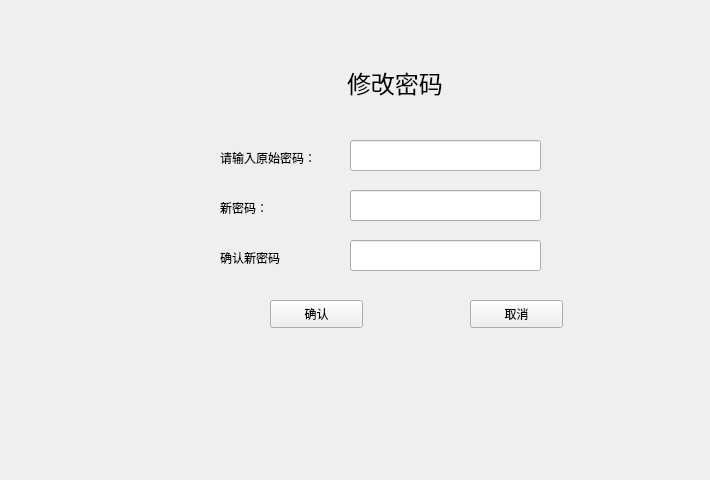
    <widget class="QWidget" name="pageseconed">
     <property name="styleSheet">
      <string notr="true">#pageseconed{
	
	border-image: url(:/new/prefix1/images/second.jpg);
}</string>
     </property>
     <widget class="QWidget" name="widget" native="true">
      <property name="geometry">
       <rect>
        <x>120</x>
        <y>40</y>
        <width>581</width>
        <height>431</height>
       </rect>
      </property>
      <widget class="QLabel" name="label_5">
       <property name="geometry">
        <rect>
         <x>100</x>
         <y>110</y>
         <width>121</width>
         <height>16</height>
        </rect>
       </property>
       <property name="text">
        <string>请输入原始密码：</string>
       </property>
      </widget>
      <widget class="QLineEdit" name="Edit1">
       <property name="geometry">
        <rect>
         <x>230</x>
         <y>100</y>
         <width>191</width>
         <height>31</height>
        </rect>
       </property>
      </widget>
      <widget class="QPushButton" name="buttonpwdsure">
       <property name="geometry">
        <rect>
         <x>150</x>
         <y>260</y>
         <width>93</width>
         <height>28</height>
        </rect>
       </property>
       <property name="text">
        <string>确认</string>
       </property>
      </widget>
      <widget class="QPushButton" name="buttonpwdcancel">
       <property name="geometry">
        <rect>
         <x>350</x>
         <y>260</y>
         <width>93</width>
         <height>28</height>
        </rect>
       </property>
       <property name="text">
        <string>取消</string>
       </property>
      </widget>
      <widget class="QLabel" name="label_6">
       <property name="geometry">
        <rect>
         <x>100</x>
         <y>160</y>
         <width>121</width>
         <height>16</height>
        </rect>
       </property>
       <property name="text">
        <string>新密码：</string>
       </property>
      </widget>
      <widget class="QLabel" name="label_7">
       <property name="geometry">
        <rect>
         <x>100</x>
         <y>210</y>
         <width>121</width>
         <height>16</height>
        </rect>
       </property>
       <property name="text">
        <string>确认新密码</string>
       </property>
      </widget>
      <widget class="QLineEdit" name="Edit2">
       <property name="geometry">
        <rect>
         <x>230</x>
         <y>150</y>
         <width>191</width>
         <height>31</height>
        </rect>
       </property>
      </widget>
      <widget class="QLineEdit" name="Edit3">
       <property name="geometry">
        <rect>
         <x>230</x>
         <y>200</y>
         <width>191</width>
         <height>31</height>
        </rect>
       </property>
      </widget>
      <widget class="QWidget" name="layoutWidget">
       <property name="geometry">
        <rect>
         <x>180</x>
         <y>20</y>
         <width>190</width>
         <height>45</height>
        </rect>
       </property>
       <layout class="QHBoxLayout" name="horizontalLayout_4">
        <item>
         <spacer name="horizontalSpacer_3">
          <property name="orientation">
           <enum>Qt::Horizontal</enum>
          </property>
          <property name="sizeHint" stdset="0">
           <size>
            <width>40</width>
            <height>20</height>
           </size>
          </property>
         </spacer>
        </item>
        <item>
         <widget class="QLabel" name="label_4">
          <property name="font">
           <font>
            <family>Agency FB</family>
            <pointsize>18</pointsize>
           </font>
          </property>
          <property name="text">
           <string>修改密码</string>
          </property>
         </widget>
        </item>
        <item>
         <spacer name="horizontalSpacer_4">
          <property name="orientation">
           <enum>Qt::Horizontal</enum>
          </property>
          <property name="sizeHint" stdset="0">
           <size>
            <width>40</width>
            <height>20</height>
           </size>
          </property>
         </spacer>
        </item>
       </layout>
      </widget>
     </widget>
    </widget>
